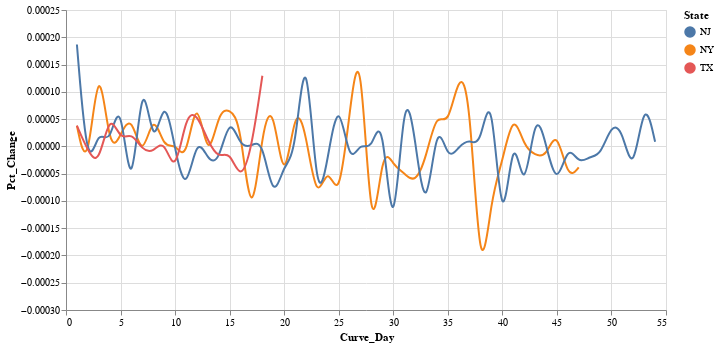

This figure's notebook cell:
### Code cell
plot_column_point("Curve_Day","Pct_Change")
